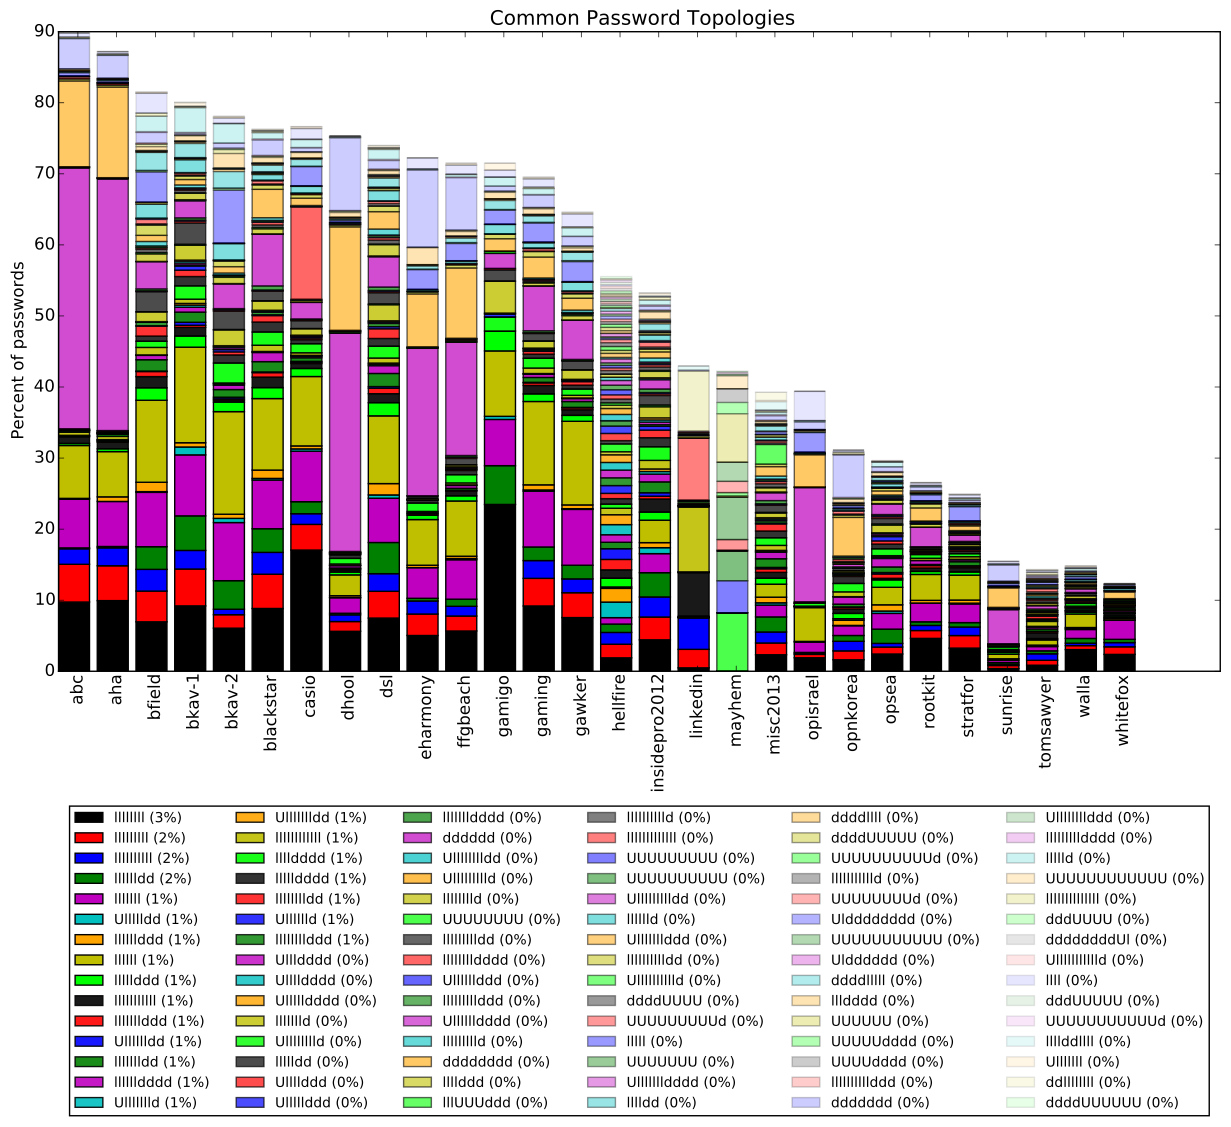

Write the Python code that produced this figure.
import numpy
import sys
import matplotlib.pyplot as plt

filenames = sys.argv[1:]

common_patterns = set()
full_data = []

fout = open('report.rst', 'w')
fout.write("""Most common password topologies
================================================

.. figure:: patterns.png
	:scale: 66 %
	:alt: Most common password topologies

	The more common topologies found, the less secure the site is to topology
	attacks. Secure sites have users with diverse passwords.



Dataset from http://www.adeptus-mechanicus.com/codex/hashpass/hashpass.php


""")

for filename in filenames:
	print 'parsing', filename
	data = []
	for line in open(filename).readlines():
		try:
			a, b = line.strip().split()
		except Exception as e:
			print 'Parsing problem with "%s"' % line.strip()
		data.append((b, int(a)))
	data = data[::-1]
	ntot = sum([n for a, n in data])
	j = 10
	n = 0
	# go for the top 90%, include the first 10
	# stop when below 5%
	thisdata = []
	for i in range(0, len(data)):
		n += data[i][1]
		# down to low numbers and done half already and is only small fractions now
		if data[i][1] < 10000 and n > ntot * 0.3 and data[i][1] * 10 < ntot:
			#if not (n < ntot * 0.5 and data[i][1] * 40 < ntot and data[i][1] < 10000):
			break
		j = max(4, i)
		print data[i][1]
		common_patterns.add(data[i][0])
	if filename.endswith('.dic.pat.hist'):
		filename = filename[:-len('.dic.pat.hist')]
	fout.write('%s\n%s\n\n%d entries\n\n' % (filename, '-'*len(filename), ntot))
	print 'top', j, 'for', filename
	print data[:j]
	for pat, n in data[:j]:
		fout.write('* %s (%d)\n' % (pat, n))
	fout.write('\n\n')
		
	full_data.append((filename, dict(data)))

fout.close()

noveralltot = sum([sum([data.get(pat, 0) for pat in common_patterns]) for filename, data in full_data])
def total(pat):
	n = sum([data.get(pat, 0) for filename, data in full_data])
	print pat, n * 100. / noveralltot, n, noveralltot
	return n * 100. / noveralltot
common_patterns = sorted(common_patterns, key=total, reverse=True)
colors = 'k,r,b,g,m,c,orange,y,lime'.split(',')
color_alphas = []
for i in range(10):
	for color in colors:
		color_alphas.append((color, 1 - i / 10.))
xticks = []

sorted_data = []
for i, (filename, data_orig) in enumerate(full_data):
	n = 0
	data = dict(data_orig)
	ntot = sum([n for a, n in data.iteritems()])
	j = 0
	thisdata = []
	for pat, (color, alpha) in zip(common_patterns, color_alphas):
		k = data.pop(pat, 0)
		thisdata.append((k , j, pat, color, alpha))
		j += k
	nothers = sum([n for a, n in data.iteritems()])
	sorted_data.append((nothers * 100 / ntot, filename, thisdata, nothers, ntot))
	xticks.append(filename)

sorted_data = sorted(sorted_data)

plt.figure(figsize=(15,8))
for i, (pothers, filename, thisdata, nothers, ntot) in enumerate(sorted_data):
	for k , j, pat, color, alpha in thisdata:
		label = None
		if i == 0:
			label = ('%s (%d%%)' % (pat, total(pat)))
			print label, color, alpha
		plt.bar(left=i, height=k * 100. / ntot, bottom=j * 100. / ntot, color=color, label=label, alpha=alpha)
	#plt.bar(left=i, height=nothers * 100. / ntot, bottom=j * 100. / ntot, color='grey', alpha=0.2)

plt.title('Common Password Topologies')
plt.ylabel('Percent of passwords')
plt.xticks(numpy.arange(len(xticks)) + 0.5, xticks, rotation=90)
plt.legend(loc='upper center', prop=dict(size=10), ncol=6, bbox_to_anchor=(0.5, -0.2))

plt.savefig('patterns.pdf', bbox_inches='tight')
plt.savefig('patterns.png', bbox_inches='tight')
plt.close()
